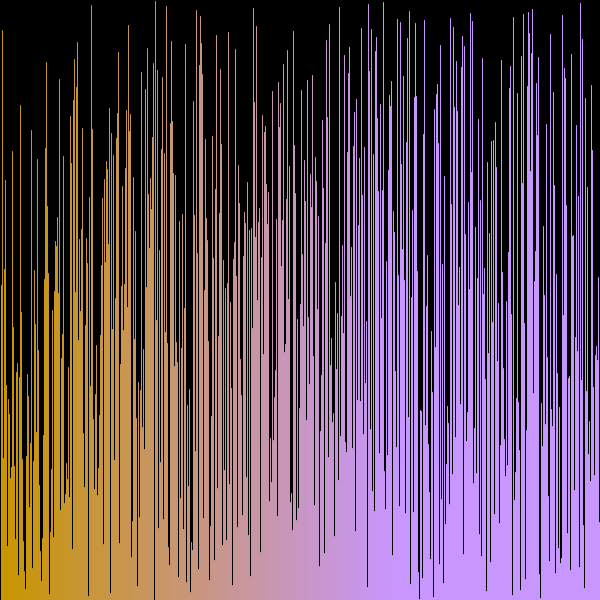
Frame 1 (no input)
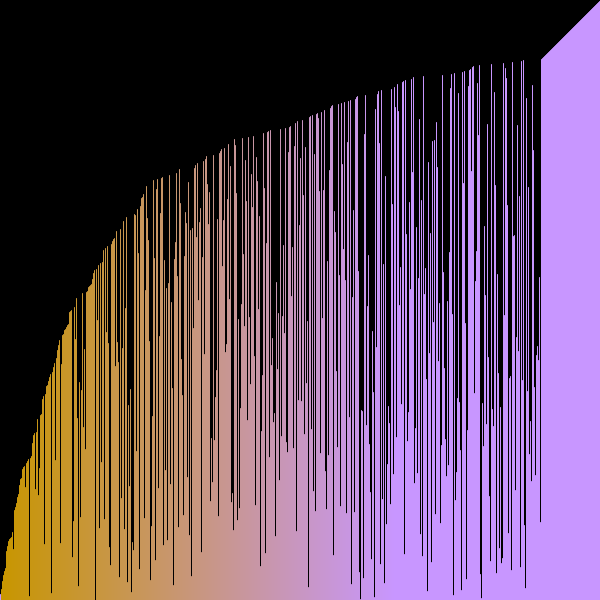
Frame 60 (the mouse pressed at the canvas centre just before this capture)
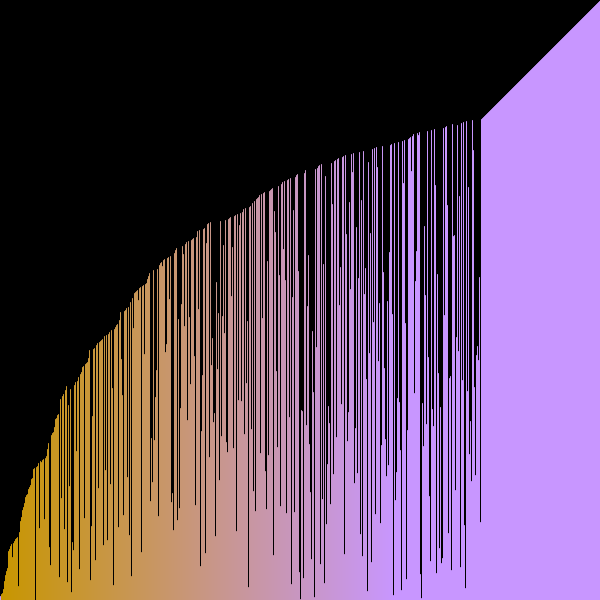
Frame 120 (the mouse held since frame 60 and released just before this capture)

The Processing sketch that drew these frames (run headless with seeded random() and noise(); from frame 60 on, the mouse is pressed at the canvas centre):

// Processing sketch: bubble_sort
// ── bubble_sort.pde
float values [];
int i =0;
int j =0;
void setup () {
  size (600, 600);
  values = new float[width];
  for (int i=0; i<values.length; i++){
    values[i] = i;
  }
  for (int i=0; i<values.length; i++){
    float buf = 0;
    int rng = 0;
    buf = values[i];
    rng = int(random(values.length));
    values [i] = values[rng];
    values[rng] = buf;
    
    
  }
}
void draw() {
  
  background(0);
  
  for (int i=0; i<values.length; i++){
    line (i, height, i, height -values[i]);
    stroke(200,150,i*0.65);
  }
  float buffer = 0;
  if (j<values.length){
    for (int i=0; i<values.length-j-1; i++){
      if (values[i]>values[i+1]) {
        buffer = values[i];
        values[i]=values[i+1];
        values[i+1] = buffer;
      }
    }
  } else {
    noLoop();
  }

  
  
}
